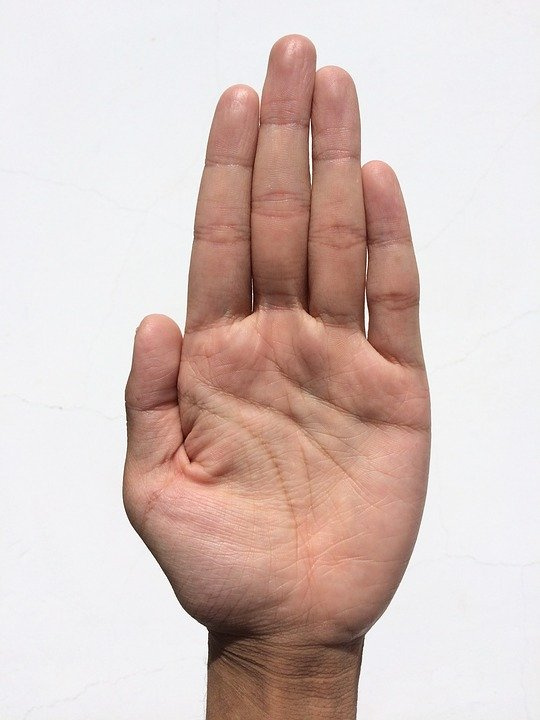
#> input picture virtual_keyboard/closehand.jpg, 540 x 720 px, given in place of test.mp4, which was not available
$ python main2.py
#> lines starting #> are read from the running program, lines starting #| are printed output that depends on the picture; after the words box and inside, x2 and y2 are one past the last pixel; in counts of white or black regions, pixels touching at a corner belong together; pictures that were not available may be replaced by others from this repository, and a replacement may not be noted
import cv2
#import pickle
import numpy as np
import pyautogui as gui
import requests as res
#import urllib.request as urllib

url = "http://192.168.43.1:8080/video"

cam = cv2.VideoCapture('test.mp4')
if (cam.isOpened() == False):
    print("File cannot be opened");

#hsv_lower = np.array([t[0], t[1], t[2]])
#hsv_upper = np.array([t[3], t[4], t[5]])
width = cam.get(cv2.CAP_PROP_FRAME_WIDTH)
height = cam.get(cv2.CAP_PROP_FRAME_HEIGHT)
max_keys_in_a_row = 10
key_width = int(width/max_keys_in_a_row)


def get_keys():

    row1_key_width = key_width * 10            # width of first row of keys
    row2_key_width = key_width * 9            # width of second row
    row3_key_width = key_width * 7            # width of third row
    row4_key_width = key_width * 5            # width of spacebar
    row_keys = []

    # for the first row
    x1, y1 = 0, int((height - key_width * 4) / 2)
    x2, y2 = key_width + x1, key_width + y1
    c1, c2 = x1, y1
    c = 0
    keys = "qwertyuiop"
    for i in range(len(keys)):
        row_keys.append([keys[c], (x1, y1), (x2, y2), (int((x2+x1)/2) - 5, int((y2+y1)/2) + 10)])
        x1 += key_width
        x2 += key_width
        c += 1
    x1, y1 = c1, c2

    # for second row
    x1, y1 = int((row1_key_width - row2_key_width) / 2) + x1, y1 + key_width
    x2, y2 = key_width + x1, key_width + y1
    c1, c2 = x1, y1
    c = 0
    keys = "asdfghjkl"
    for i in range(len(keys)):
        row_keys.append([keys[c], (x1, y1), (x2, y2), (int((x2+x1)/2) - 5, int((y2+y1)/2) + 10)])
        x1 += key_width
        x2 += key_width
        c += 1
    x1, y1 = c1, c2

    # for third row
    x1, y1 = int((row2_key_width - row3_key_width) / 2) + x1, y1 + key_width
    x2, y2 = key_width + x1, key_width + y1
    c1, c2 = x1, y1
    c = 0
    keys = "zxcvbnm"
    for i in range(len(keys)):
        row_keys.append([keys[c], (x1, y1), (x2, y2), (int((x2+x1)/2) - 5, int((y2+y1)/2) + 10)])
        x1 += key_width
        x2 += key_width
        c += 1
    x1, y1 = c1, c2

    x1, y1 = int((row3_key_width - row4_key_width) / 2) + x1, y1 + key_width
    x2, y2 = 5 * key_width + x1, key_width + y1
    c1, c2 = x1, y1
    c = 0
    keys = " "
    for i in range(len(keys)):
        row_keys.append([keys[c], (x1, y1), (x2, y2), (int((x2+x1)/2) - 5, int((y2+y1)/2) + 10)])
        x1 += key_width
        x2 += key_width
        c += 1
    x1, y1 = c1, c2

    return row_keys


def do_keypress(img, center, row_keys_points):
    for row in row_keys_points:
        arr1 = list(np.int0(np.array(center) >= np.array(row[1])))
        arr2 = list(np.int0(np.array(center) <= np.array(row[2])))
        if arr1 == [1, 1] and arr2 == [1, 1]:
            gui.press(row[0])
            cv2.fillConvexPoly(img, np.array([np.array(row[1]), \
                                                np.array([row[1][0], row[2][1]]), \
                                                np.array(row[2]), \
                                                np.array([row[2][0], row[1][1]])]), \
                                                (255, 0, 0))
    return img


def main():
    row_keys_points = get_keys()
    new_area, old_area = 0, 0
    c, c2 = 0, 0

    flag_keypress = False
    while True:
        ret,img = cam.read()
#> img is the input picture: shape (720, 540, 3); mean B, G, R 192.3, 197.1, 216
        if ret!=True:
            break
        #img_res = res.get(url)
        #img_arr = np.array(bytearray(img_res.content),dtype = np.uint8)
        #img = cv2.imdecode(img_arr,5)
        frame = img;
        img = cv2.flip(img, 1)
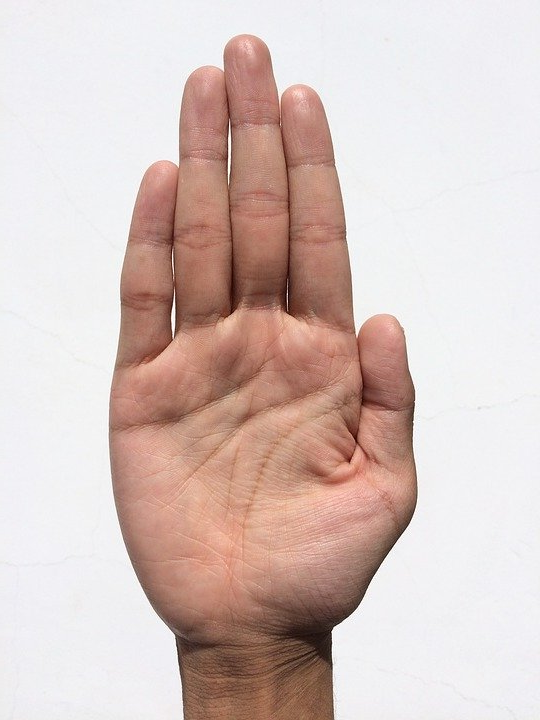
#> img: shape (720, 540, 3); mean B, G, R 192.3, 197.1, 216
        imgHSV = cv2.cvtColor(img, cv2.COLOR_BGR2HSV)
#> imgHSV: shape (720, 540, 3); mean H, S, V 68.6, 39.8, 217.7
        mask = cv2.inRange(imgHSV,(0, 30, 60, 0),(20, 150, 255, 0))#(30, 110, 40, 0),(85, 255, 255, 0))
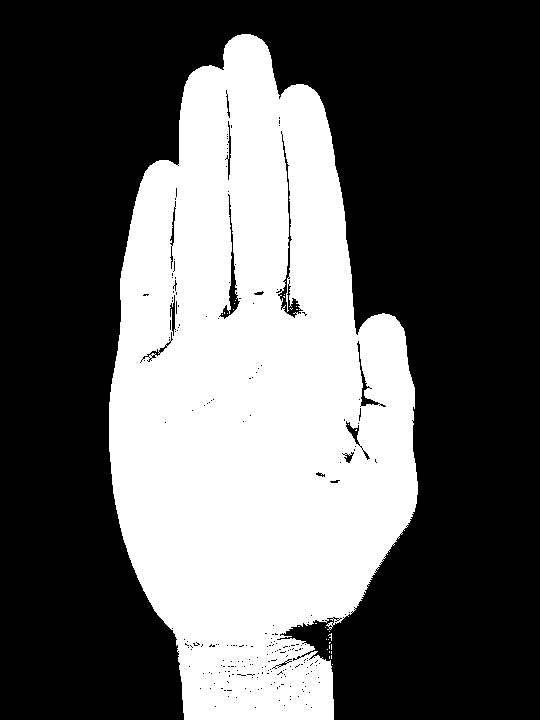
#> mask: shape (720, 540); 37.1% white; 30 white regions (29 under 20 px), largest, box (x1, y1, x2, y2) and area: (109, 34, 418, 720) 144350
        blur = cv2.medianBlur(mask, 15)
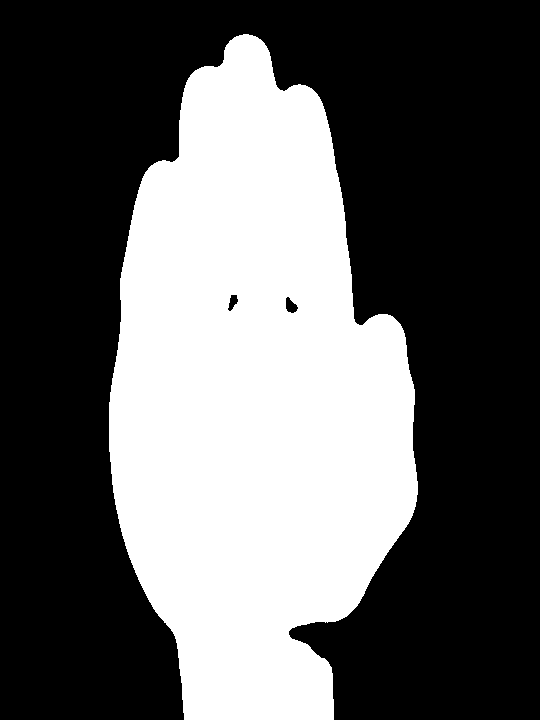
#> blur: shape (720, 540); 37.7% white; 1 white region, box (x1, y1, x2, y2) and area: (109, 34, 418, 720) 146669
        blur = cv2.GaussianBlur(blur , (5,5), 0)
        thresh = cv2.threshold(blur, 0, 255, cv2.THRESH_BINARY+cv2.THRESH_OTSU)[1]
#> thresh: shape (720, 540); 37.7% white; 1 white region
        contours = cv2.findContours(thresh.copy(), cv2.RETR_TREE, cv2.CHAIN_APPROX_NONE)[1]
#> contours = 3 contours; box (x1, y1, x2, y2) and area: (109, 34, 418, 720) 146030, (285, 296, 299, 314) 142, (227, 294, 239, 312) 112

        if len(contours) > 0:
            cnt = max(contours, key = cv2.contourArea)
#> cnt = contour of 1711 points, box (x1, y1, x2, y2) (109, 34, 418, 720), area 146030

            if cv2.contourArea(cnt) > 350:

                rect = cv2.minAreaRect(cnt)
#> rect = ((263, 376.5), (685, 308), -90)
                center = list(rect[0])
#> center = [263, 376.5]
                box = cv2.boxPoints(rect)
#> box = [[417, 719], [109, 719], [109, 34], [417, 34]]
                box = np.int0(box)
                cv2.circle(img, tuple(np.int0(center)), 2, (0, 255, 0), 2)
#> img: shape (720, 540, 3); 0.01% of pixels changed, all inside (x1, y1, x2, y2) = (260, 373, 267, 380)
                cv2.drawContours(img,[box],0,(0,0,255),2)
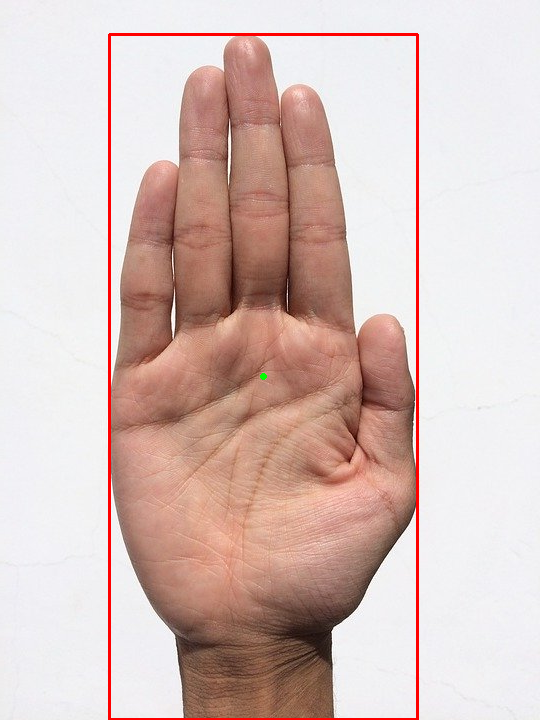
#> img: shape (720, 540, 3); mean B, G, R 188.9, 193.7, 216.3

                new_area = cv2.contourArea(cnt)
#> new_area = 146029.5
                new_center = np.int0(center)
#> new_center = [263, 376]
                if c == 0:
                    old_area = new_area
#> old_area = 146029.5
                c += 1
                diff_area = 0
                if c > 3:
                    diff_area = new_area - old_area
                    c = 0
                if c2 == 0:
                    old_center = new_center
#> old_center = [263, 376]
                c2 += 1
                diff_center = np.array([0, 0])
                if c2 > 5:
                    diff_center = new_center - old_center
                    c2 = 0

                # setting some thresholds
                center_threshold = 10
                area_threshold = 200
                if abs(diff_center[0]) < center_threshold or abs(diff_center[1]) < center_threshold:
                    print(diff_area)
                    if diff_area > area_threshold and flag_keypress == False:
                        img = do_keypress(img, new_center, row_keys_points)
                        flag_keypress = True
                    elif diff_area < -(area_threshold) and flag_keypress == True:
                        flag_keypress = False
            else:
                flag_keypress = False
        else:
            flag_keypress = False

        for key in row_keys_points:
            cv2.putText(img, key[0], key[3], cv2.FONT_HERSHEY_DUPLEX, 1, (0, 255, 0))
            cv2.rectangle(img, key[1], key[2], (0, 255, 0), thickness = 2)
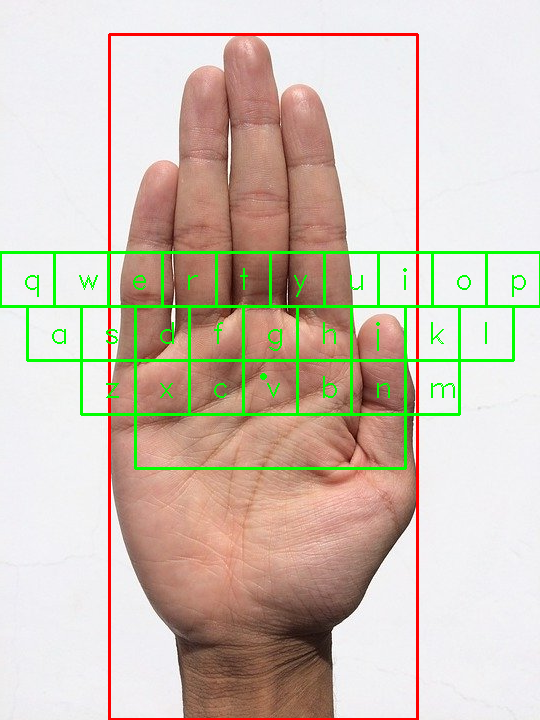
#> img: shape (720, 540, 3); 3.4% of pixels changed, all inside (x1, y1, x2, y2) = (0, 251, 540, 470)

        '''hsv = cv2.cvtColor(frame, cv2.COLOR_BGR2HSV)
        lower_red = np.array([30,150,50])
        upper_red = np.array([255,255,180])
        mask = cv2.inRange(hsv, lower_red, upper_red)
        res = cv2.bitwise_and(frame,frame, mask= mask)
        cv2.imshow('Original',frame)
        edges = cv2.Canny(frame,100,200)
        cv2.imshow('Edges',edges)'''

        cv2.imshow("img", img)
        #cv2.imshow("thresholds",thresh)

        if cv2.waitKey(1) & 0xFF == ord('q'):
#> (key q is pressed here)
            break

    cam.release()
    cv2.destroyAllWindows()

main()
